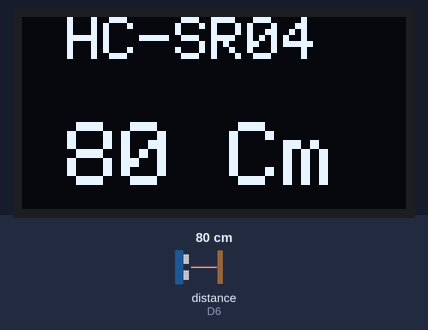
Bench run of a sketch on a simulated ESP8266 (NodeMCU). Shown: 128×64 one-colour display. Wiring (inferred from the names in the program): ultrasonic range finder: trigger D5; echo D6. The test bench sets the inputs (shaded band); at power-on: distance to the obstacle (sensor on D6) 80 cm. The echo pulse lasts 58.3 µs per cm.

Above: at 1.2 s.
1.3 s: distance to the obstacle (sensor on D6) set to 2 cm
At 2.5 s:
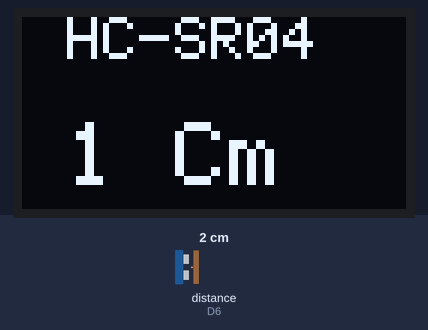
2.8 s: distance to the obstacle (sensor on D6) set to 4 cm
At 3.4 s:
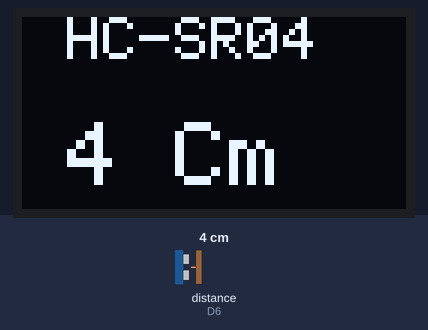
4.3 s: distance to the obstacle (sensor on D6) set to 9 cm
At 5.8 s:
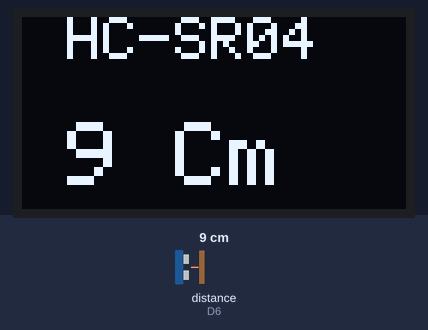
Timing chart, 0 to 7.3 s (numbered marks = the images above; inputs shaded):
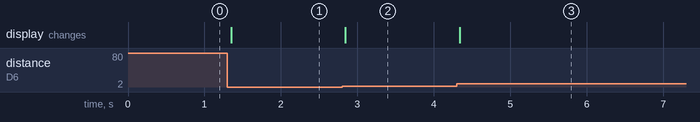

Measured:
- after the input at 1.3 s, the display: changes after 0.05 s (image 1)
- after the input at 2.8 s, the display: changes at once (image 2)
- after the input at 4.3 s, the display: changes at once (image 3)

The sketch:

AWiFi_HCSR04OLED.ino
```cpp
#include <Wire.h>                   // Include library
#include <SPI.h>
#include <Adafruit_GFX.h>
#include <Adafruit_SSD1306.h>
#define OLED_RESET -1
Adafruit_SSD1306 OLED(OLED_RESET);  // New object OLED
long distance = 0;
#define trigPin D5
#define echoPin D6
void setup()
{
  pinMode(trigPin, OUTPUT);
  pinMode(echoPin, INPUT);
  OLED.begin(SSD1306_SWITCHCAPVCC, 0x3C);
  // initialize with the I2C addr 0x3C (for the 128x64)
}

void loop()
{
  distance = read_hc_sr04();              // Read data from HC-SR04
  if (distance <= 200 && distance >= 0)   // Set distance display range
  {
    OLED.clearDisplay();               //Clear display
    OLED.setTextColor(WHITE);          //Set text color
    OLED.setCursor(15, 0);              //Set display start position
    OLED.setTextSize(2);               //Set text size x1
    OLED.println("HC-SR04");          //Type message
    OLED.setCursor(15, 35);            //Set display postion
    OLED.setTextSize(3);               //Set text size x2
    OLED.println(String(distance)+" Cm");  // Show result value
    OLED.display();                    //Enable display
  }
}
long  read_hc_sr04()                      // Read the distance value for HC-SR04
{
  long duration, distance;
  digitalWrite(trigPin, LOW);             // Trig signal sending
  delayMicroseconds(2);
  digitalWrite(trigPin, HIGH);
  delayMicroseconds(10);
  digitalWrite(trigPin, LOW);
  duration = pulseIn(echoPin, HIGH);      // Echo signal receiving
  distance = (duration / 2) / 29.1;       // Calculate the distance result
  return  distance;                       // Return value
}
```
